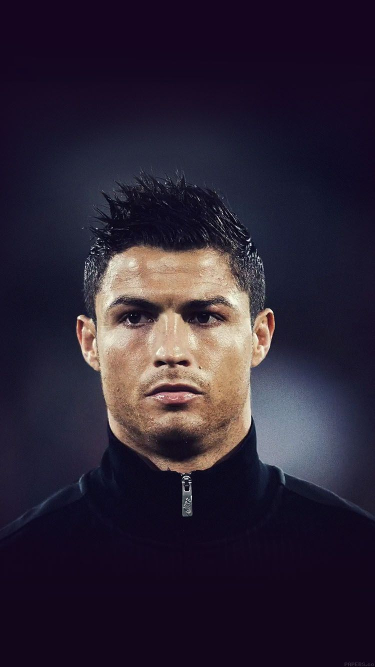
#> input picture Face_in_image/face.jpg, 750 x 1334 px (shown at 1/2 size)
$ python faceDetection.py
#> lines starting #> are read from the running program, lines starting #| are printed output that depends on the picture
# -*- coding: utf-8 -*-
"""
Created on Wed Jul  1 20:10:08 2020

@author: Santanu Barman
"""

import cv2

img_original = cv2.imread("face.jpg")
#> img_original is the input picture: shape (1334, 750, 3); mean B, G, R 51.9, 35.7, 44.5
##print(img.shape)
resized = cv2.resize(img_original,(600,600))
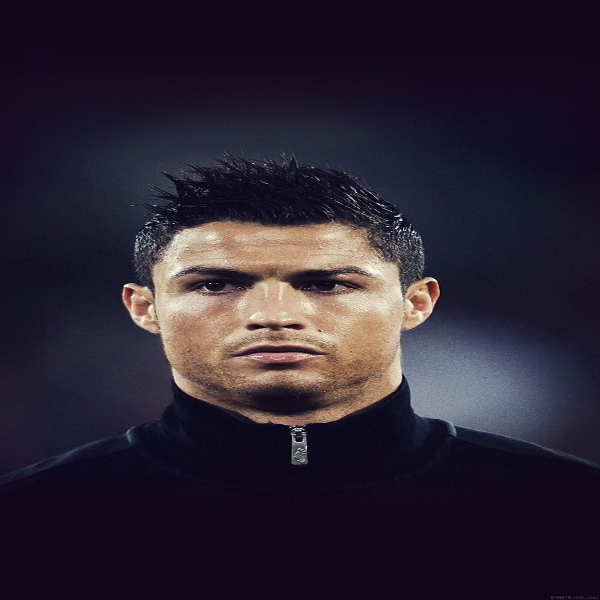
#> resized: shape (600, 600, 3); mean B, G, R 51.8, 35.6, 44.4

##create classifier object
face_in_image = cv2.CascadeClassifier("haarcascade_frontalface_default.xml")

##Covert image to gray scale
gray_img = cv2.cvtColor(resized, cv2.COLOR_BGR2GRAY)
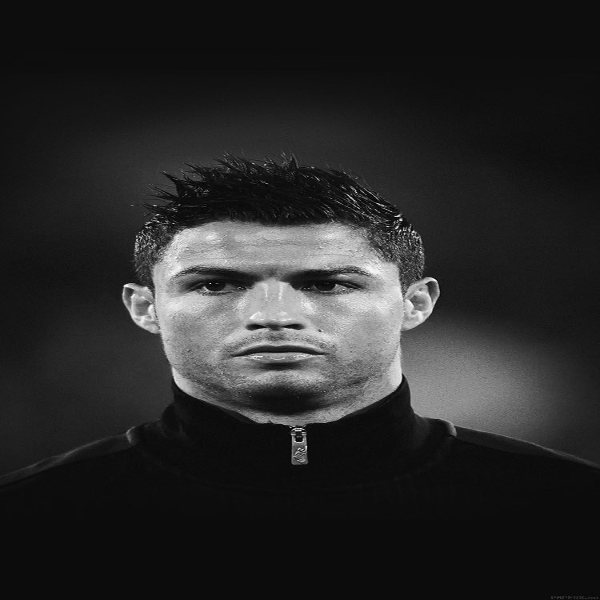
#> gray_img: shape (600, 600); min 1, max 250, mean 40.1

Img_face = face_in_image.detectMultiScale(gray_img, scaleFactor = 1.05, minNeighbors = 5)
#> Img_face = [[134, 174, 276, 276]]

print(type(Img_face))
#| <class 'numpy.ndarray'>
#coordinates of face
print(Img_face)
#| [[134 174 276 276]]

## square arround the face
for x, y, w, h in Img_face:
    img = cv2.rectangle(resized, (x,y), (x+w,y+h),(255,0,0), 3)
#> this loop made 1 pass

##Output
cv2.imshow("Legend",img)
cv2.waitKey(0)
cv2.destroyAllWindows()
